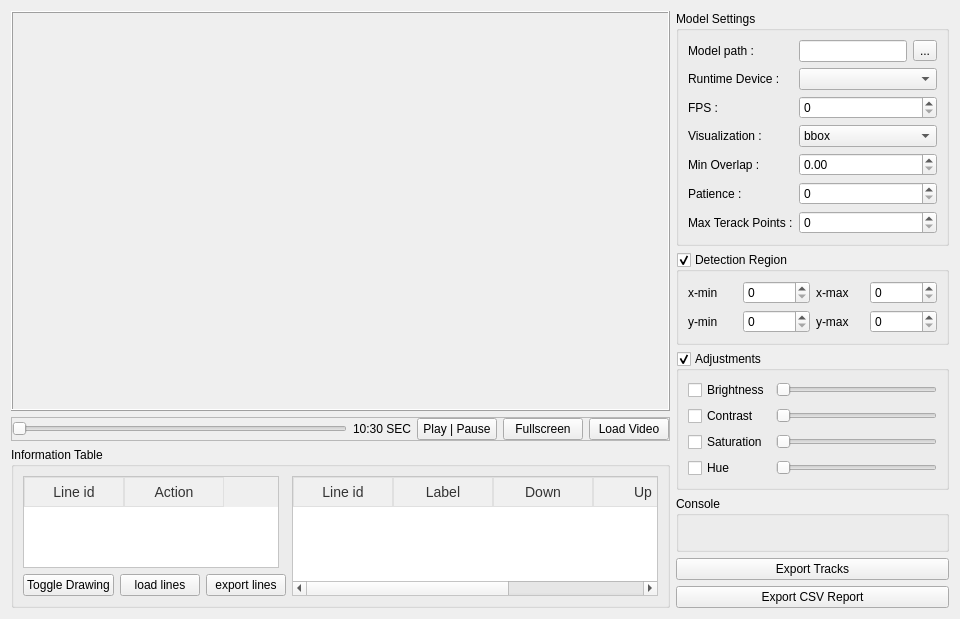
<?xml version="1.0" encoding="UTF-8"?>
<ui version="4.0">
 <class>Form</class>
 <widget class="QWidget" name="Form">
  <property name="geometry">
   <rect>
    <x>0</x>
    <y>0</y>
    <width>960</width>
    <height>619</height>
   </rect>
  </property>
  <property name="sizePolicy">
   <sizepolicy hsizetype="Expanding" vsizetype="Preferred">
    <horstretch>0</horstretch>
    <verstretch>0</verstretch>
   </sizepolicy>
  </property>
  <property name="minimumSize">
   <size>
    <width>0</width>
    <height>400</height>
   </size>
  </property>
  <property name="maximumSize">
   <size>
    <width>16777215</width>
    <height>16777215</height>
   </size>
  </property>
  <property name="cursor">
   <cursorShape>ArrowCursor</cursorShape>
  </property>
  <property name="mouseTracking">
   <bool>true</bool>
  </property>
  <property name="tabletTracking">
   <bool>true</bool>
  </property>
  <property name="acceptDrops">
   <bool>true</bool>
  </property>
  <property name="windowTitle">
   <string>Form</string>
  </property>
  <layout class="QGridLayout" name="gridLayout_4">
   <item row="0" column="1" rowspan="2">
    <widget class="QFrame" name="controls_frame">
     <property name="sizePolicy">
      <sizepolicy hsizetype="Maximum" vsizetype="Preferred">
       <horstretch>0</horstretch>
       <verstretch>0</verstretch>
      </sizepolicy>
     </property>
     <property name="minimumSize">
      <size>
       <width>0</width>
       <height>400</height>
      </size>
     </property>
     <layout class="QVBoxLayout" name="verticalLayout_3">
      <property name="leftMargin">
       <number>0</number>
      </property>
      <property name="topMargin">
       <number>0</number>
      </property>
      <property name="rightMargin">
       <number>0</number>
      </property>
      <property name="bottomMargin">
       <number>0</number>
      </property>
      <item>
       <widget class="QGroupBox" name="groupBox_2">
        <property name="sizePolicy">
         <sizepolicy hsizetype="Preferred" vsizetype="Preferred">
          <horstretch>0</horstretch>
          <verstretch>0</verstretch>
         </sizepolicy>
        </property>
        <property name="title">
         <string>Model Settings</string>
        </property>
        <layout class="QGridLayout" name="gridLayout_2">
         <item row="0" column="0">
          <widget class="QLabel" name="label_12">
           <property name="sizePolicy">
            <sizepolicy hsizetype="Preferred" vsizetype="Preferred">
             <horstretch>0</horstretch>
             <verstretch>0</verstretch>
            </sizepolicy>
           </property>
           <property name="text">
            <string>Model path :</string>
           </property>
          </widget>
         </item>
         <item row="0" column="1">
          <widget class="QLineEdit" name="lineEdit_3"/>
         </item>
         <item row="0" column="2">
          <widget class="QToolButton" name="toolButton_3">
           <property name="text">
            <string>...</string>
           </property>
          </widget>
         </item>
         <item row="1" column="0">
          <widget class="QLabel" name="label_7">
           <property name="text">
            <string>Runtime Device :</string>
           </property>
          </widget>
         </item>
         <item row="1" column="1" colspan="2">
          <widget class="QComboBox" name="comboBox_4"/>
         </item>
         <item row="2" column="0">
          <widget class="QLabel" name="label_9">
           <property name="text">
            <string>FPS :</string>
           </property>
          </widget>
         </item>
         <item row="2" column="1" colspan="2">
          <widget class="QSpinBox" name="spinBox">
           <property name="maximum">
            <number>999999999</number>
           </property>
          </widget>
         </item>
         <item row="3" column="0">
          <widget class="QLabel" name="label_8">
           <property name="text">
            <string>Visualization :</string>
           </property>
          </widget>
         </item>
         <item row="3" column="1" colspan="2">
          <widget class="QComboBox" name="comboBox">
           <item>
            <property name="text">
             <string>bbox</string>
            </property>
           </item>
           <item>
            <property name="text">
             <string>Track</string>
            </property>
           </item>
           <item>
            <property name="text">
             <string>bbox with track</string>
            </property>
           </item>
          </widget>
         </item>
         <item row="4" column="0">
          <widget class="QLabel" name="label_4">
           <property name="text">
            <string>Min Overlap :</string>
           </property>
          </widget>
         </item>
         <item row="4" column="1" colspan="2">
          <widget class="QDoubleSpinBox" name="doubleSpinBox">
           <property name="maximum">
            <double>1.000000000000000</double>
           </property>
           <property name="singleStep">
            <double>0.010000000000000</double>
           </property>
          </widget>
         </item>
         <item row="5" column="0">
          <widget class="QLabel" name="label_5">
           <property name="text">
            <string>Patience :</string>
           </property>
          </widget>
         </item>
         <item row="5" column="1" colspan="2">
          <widget class="QSpinBox" name="spinBox_2">
           <property name="maximum">
            <number>999999999</number>
           </property>
          </widget>
         </item>
         <item row="6" column="0">
          <widget class="QLabel" name="label_10">
           <property name="text">
            <string>Max Terack Points :</string>
           </property>
          </widget>
         </item>
         <item row="6" column="1" colspan="2">
          <widget class="QSpinBox" name="spinBox_3">
           <property name="maximum">
            <number>999999999</number>
           </property>
          </widget>
         </item>
        </layout>
       </widget>
      </item>
      <item>
       <widget class="QGroupBox" name="groupBox">
        <property name="title">
         <string>Detection Region</string>
        </property>
        <property name="checkable">
         <bool>true</bool>
        </property>
        <layout class="QGridLayout" name="gridLayout">
         <item row="0" column="2">
          <widget class="QLabel" name="label_19">
           <property name="text">
            <string>x-max</string>
           </property>
          </widget>
         </item>
         <item row="1" column="0">
          <widget class="QLabel" name="label_15">
           <property name="text">
            <string>y-min</string>
           </property>
          </widget>
         </item>
         <item row="1" column="2">
          <widget class="QLabel" name="label_20">
           <property name="text">
            <string>y-max</string>
           </property>
          </widget>
         </item>
         <item row="0" column="0">
          <widget class="QLabel" name="label_16">
           <property name="text">
            <string>x-min</string>
           </property>
          </widget>
         </item>
         <item row="0" column="1">
          <widget class="QSpinBox" name="spinBox_4">
           <property name="maximum">
            <number>999999999</number>
           </property>
          </widget>
         </item>
         <item row="1" column="1">
          <widget class="QSpinBox" name="spinBox_8">
           <property name="maximum">
            <number>999999999</number>
           </property>
          </widget>
         </item>
         <item row="0" column="3">
          <widget class="QSpinBox" name="spinBox_5">
           <property name="maximum">
            <number>999999999</number>
           </property>
          </widget>
         </item>
         <item row="1" column="3">
          <widget class="QSpinBox" name="spinBox_9">
           <property name="maximum">
            <number>999999999</number>
           </property>
          </widget>
         </item>
        </layout>
       </widget>
      </item>
      <item>
       <widget class="QGroupBox" name="color_adjustments">
        <property name="enabled">
         <bool>true</bool>
        </property>
        <property name="title">
         <string>Adjustments</string>
        </property>
        <property name="checkable">
         <bool>true</bool>
        </property>
        <layout class="QGridLayout" name="gridLayout_3">
         <item row="0" column="0">
          <widget class="QCheckBox" name="checkBox">
           <property name="text">
            <string>Brightness</string>
           </property>
          </widget>
         </item>
         <item row="0" column="1">
          <widget class="QSlider" name="horizontalSlider_2">
           <property name="orientation">
            <enum>Qt::Horizontal</enum>
           </property>
          </widget>
         </item>
         <item row="1" column="0">
          <widget class="QCheckBox" name="checkBox_2">
           <property name="text">
            <string>Contrast</string>
           </property>
          </widget>
         </item>
         <item row="1" column="1">
          <widget class="QSlider" name="horizontalSlider_3">
           <property name="orientation">
            <enum>Qt::Horizontal</enum>
           </property>
          </widget>
         </item>
         <item row="2" column="0">
          <widget class="QCheckBox" name="checkBox_3">
           <property name="text">
            <string>Saturation</string>
           </property>
          </widget>
         </item>
         <item row="2" column="1">
          <widget class="QSlider" name="horizontalSlider_4">
           <property name="orientation">
            <enum>Qt::Horizontal</enum>
           </property>
          </widget>
         </item>
         <item row="3" column="0">
          <widget class="QCheckBox" name="checkBox_4">
           <property name="text">
            <string>Hue</string>
           </property>
          </widget>
         </item>
         <item row="3" column="1">
          <widget class="QSlider" name="horizontalSlider_5">
           <property name="orientation">
            <enum>Qt::Horizontal</enum>
           </property>
          </widget>
         </item>
        </layout>
       </widget>
      </item>
      <item>
       <widget class="QGroupBox" name="groupBox_3">
        <property name="sizePolicy">
         <sizepolicy hsizetype="Preferred" vsizetype="Expanding">
          <horstretch>0</horstretch>
          <verstretch>0</verstretch>
         </sizepolicy>
        </property>
        <property name="title">
         <string>Console</string>
        </property>
       </widget>
      </item>
      <item>
       <widget class="QPushButton" name="pushButton_9">
        <property name="text">
         <string>Export Tracks</string>
        </property>
       </widget>
      </item>
      <item>
       <widget class="QPushButton" name="pushButton_8">
        <property name="text">
         <string>Export CSV Report</string>
        </property>
       </widget>
      </item>
     </layout>
    </widget>
   </item>
   <item row="1" column="0">
    <widget class="QGroupBox" name="info_groupBox_2">
     <property name="title">
      <string>Information Table</string>
     </property>
     <layout class="QGridLayout" name="info_frame">
      <property name="leftMargin">
       <number>9</number>
      </property>
      <property name="topMargin">
       <number>9</number>
      </property>
      <property name="rightMargin">
       <number>9</number>
      </property>
      <property name="bottomMargin">
       <number>9</number>
      </property>
      <item row="4" column="0">
       <widget class="QFrame" name="drawing_butt">
        <layout class="QHBoxLayout" name="horizontalLayout_2">
         <property name="leftMargin">
          <number>0</number>
         </property>
         <property name="topMargin">
          <number>0</number>
         </property>
         <property name="rightMargin">
          <number>0</number>
         </property>
         <property name="bottomMargin">
          <number>0</number>
         </property>
         <item>
          <widget class="QPushButton" name="pushButton_5">
           <property name="sizePolicy">
            <sizepolicy hsizetype="Preferred" vsizetype="Preferred">
             <horstretch>0</horstretch>
             <verstretch>0</verstretch>
            </sizepolicy>
           </property>
           <property name="text">
            <string>Toggle Drawing</string>
           </property>
          </widget>
         </item>
         <item>
          <widget class="QPushButton" name="pushButton_3">
           <property name="sizePolicy">
            <sizepolicy hsizetype="Preferred" vsizetype="Preferred">
             <horstretch>0</horstretch>
             <verstretch>0</verstretch>
            </sizepolicy>
           </property>
           <property name="text">
            <string>load lines</string>
           </property>
          </widget>
         </item>
         <item>
          <widget class="QPushButton" name="pushButton_4">
           <property name="sizePolicy">
            <sizepolicy hsizetype="Preferred" vsizetype="Preferred">
             <horstretch>0</horstretch>
             <verstretch>0</verstretch>
            </sizepolicy>
           </property>
           <property name="text">
            <string>export lines</string>
           </property>
          </widget>
         </item>
        </layout>
       </widget>
      </item>
      <item row="0" column="0" rowspan="4">
       <widget class="QTableWidget" name="tableWidget">
        <property name="sizePolicy">
         <sizepolicy hsizetype="Maximum" vsizetype="Preferred">
          <horstretch>0</horstretch>
          <verstretch>0</verstretch>
         </sizepolicy>
        </property>
        <property name="autoFillBackground">
         <bool>false</bool>
        </property>
        <property name="styleSheet">
         <string notr="true">QTableWidget {
            background-color: #ffffff;
            alternate-background-color: #f9f9f9;
            gridline-color: #e0e0e0;
            font-size: 14px;
            color: #333333;
        }

        QHeaderView::section {
            background-color: #f0f0f0;
            color: #333333;
            padding: 4px;
            font-size: 14px;
            border: 1px solid #e0e0e0;
        }

        QTableWidget::item {
            padding: 5px;
            border: none;
        }

        QTableWidget::item:selected {
            background-color: #b0c4de;
            color: #333333;
        }

        QTableWidget::item:hover {
            background-color: #f0f0f0;
        }

        QTableCornerButton::section {
            background-color: #f0f0f0;
            border: 1px solid #e0e0e0;
        }</string>
        </property>
        <column>
         <property name="text">
          <string>Line id</string>
         </property>
        </column>
        <column>
         <property name="text">
          <string>Action</string>
         </property>
        </column>
       </widget>
      </item>
      <item row="0" column="2" rowspan="5">
       <widget class="QTableWidget" name="tableWidget_2">
        <property name="sizePolicy">
         <sizepolicy hsizetype="Preferred" vsizetype="Expanding">
          <horstretch>0</horstretch>
          <verstretch>0</verstretch>
         </sizepolicy>
        </property>
        <property name="autoFillBackground">
         <bool>false</bool>
        </property>
        <property name="styleSheet">
         <string notr="true">QTableWidget {
            background-color: #ffffff;
            alternate-background-color: #f9f9f9;
            gridline-color: #e0e0e0;
            font-size: 14px;
            color: #333333;
        }

        QHeaderView::section {
            background-color: #f0f0f0;
            color: #333333;
            padding: 4px;
            font-size: 14px;
            border: 1px solid #e0e0e0;
        }

        QTableWidget::item {
            padding: 5px;
            border: none;
        }

        QTableWidget::item:selected {
            background-color: #b0c4de;
            color: #333333;
        }

        QTableWidget::item:hover {
            background-color: #f0f0f0;
        }

        QTableCornerButton::section {
            background-color: #f0f0f0;
            border: 1px solid #e0e0e0;
        }</string>
        </property>
        <column>
         <property name="text">
          <string>Line id</string>
         </property>
        </column>
        <column>
         <property name="text">
          <string>Label</string>
         </property>
        </column>
        <column>
         <property name="text">
          <string>Down</string>
         </property>
        </column>
        <column>
         <property name="text">
          <string>Up</string>
         </property>
        </column>
        <column>
         <property name="text">
          <string>Frequency</string>
         </property>
        </column>
       </widget>
      </item>
     </layout>
    </widget>
   </item>
   <item row="0" column="0">
    <widget class="QFrame" name="video_frame">
     <property name="frameShadow">
      <enum>QFrame::Plain</enum>
     </property>
     <layout class="QVBoxLayout" name="verticalLayout">
      <property name="leftMargin">
       <number>0</number>
      </property>
      <property name="topMargin">
       <number>0</number>
      </property>
      <property name="rightMargin">
       <number>0</number>
      </property>
      <property name="bottomMargin">
       <number>0</number>
      </property>
      <item>
       <widget class="QLabel" name="label">
        <property name="sizePolicy">
         <sizepolicy hsizetype="Preferred" vsizetype="Expanding">
          <horstretch>0</horstretch>
          <verstretch>0</verstretch>
         </sizepolicy>
        </property>
        <property name="minimumSize">
         <size>
          <width>0</width>
          <height>400</height>
         </size>
        </property>
        <property name="maximumSize">
         <size>
          <width>16777215</width>
          <height>16777215</height>
         </size>
        </property>
        <property name="cursor">
         <cursorShape>CrossCursor</cursorShape>
        </property>
        <property name="mouseTracking">
         <bool>true</bool>
        </property>
        <property name="tabletTracking">
         <bool>true</bool>
        </property>
        <property name="acceptDrops">
         <bool>true</bool>
        </property>
        <property name="autoFillBackground">
         <bool>true</bool>
        </property>
        <property name="frameShape">
         <enum>QFrame::Box</enum>
        </property>
        <property name="frameShadow">
         <enum>QFrame::Raised</enum>
        </property>
        <property name="text">
         <string/>
        </property>
        <property name="alignment">
         <set>Qt::AlignCenter</set>
        </property>
        <property name="wordWrap">
         <bool>false</bool>
        </property>
       </widget>
      </item>
      <item>
       <widget class="QFrame" name="frame_4">
        <property name="frameShape">
         <enum>QFrame::StyledPanel</enum>
        </property>
        <property name="frameShadow">
         <enum>QFrame::Raised</enum>
        </property>
        <layout class="QHBoxLayout" name="horizontalLayout">
         <property name="leftMargin">
          <number>0</number>
         </property>
         <property name="topMargin">
          <number>0</number>
         </property>
         <property name="rightMargin">
          <number>0</number>
         </property>
         <property name="bottomMargin">
          <number>0</number>
         </property>
         <item>
          <widget class="QSlider" name="horizontalSlider">
           <property name="sizePolicy">
            <sizepolicy hsizetype="Expanding" vsizetype="Preferred">
             <horstretch>0</horstretch>
             <verstretch>0</verstretch>
            </sizepolicy>
           </property>
           <property name="toolTipDuration">
            <number>-1</number>
           </property>
           <property name="layoutDirection">
            <enum>Qt::LeftToRight</enum>
           </property>
           <property name="tracking">
            <bool>true</bool>
           </property>
           <property name="orientation">
            <enum>Qt::Horizontal</enum>
           </property>
          </widget>
         </item>
         <item>
          <widget class="QLabel" name="label_3">
           <property name="text">
            <string>10:30 SEC</string>
           </property>
          </widget>
         </item>
         <item>
          <widget class="QPushButton" name="pushButton_7">
           <property name="sizePolicy">
            <sizepolicy hsizetype="Preferred" vsizetype="Preferred">
             <horstretch>0</horstretch>
             <verstretch>0</verstretch>
            </sizepolicy>
           </property>
           <property name="text">
            <string>Play | Pause</string>
           </property>
          </widget>
         </item>
         <item>
          <widget class="QPushButton" name="pushButton">
           <property name="text">
            <string>Fullscreen</string>
           </property>
          </widget>
         </item>
         <item>
          <widget class="QPushButton" name="pushButton_6">
           <property name="sizePolicy">
            <sizepolicy hsizetype="Preferred" vsizetype="Preferred">
             <horstretch>0</horstretch>
             <verstretch>0</verstretch>
            </sizepolicy>
           </property>
           <property name="text">
            <string>Load Video</string>
           </property>
          </widget>
         </item>
        </layout>
       </widget>
      </item>
     </layout>
    </widget>
   </item>
  </layout>
 </widget>
 <resources/>
 <connections/>
</ui>
